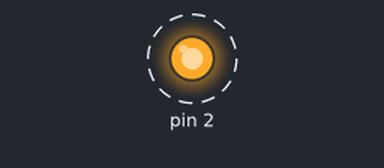
Recording of a sketch running on a simulated Arduino Uno, built with avr-gcc and run on an emulated ATmega328P. On the bench: output pins drawn as LEDs (lit = HIGH). Dashed ring = blinking. Pins used as bus, display or sensor lines are not drawn; what the sketch prints to the serial monitor is not drawn.

Above: at 0.2 s.
Timing chart, 0 to 3.0 s (numbered marks = the images above):
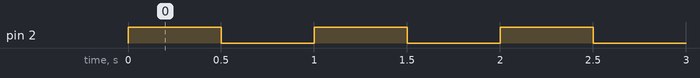

The sketch:

BlinkRedBlueStop.ino
```cpp
/*
  Blink
  Turns on an LED on for one second, then off for one second.

  This example has been modified to turn off after 5 blinks.

 */

// Variable used to shut off blinking cycle.
boolean bDone;

void setup() {
  // initialize the digital pin as an output.
  // Pin 13 has an LED connected on most Arduino boards:
  // Pin 0 on the Feather board is a red light.
  // Pin 2 on the Feather board is a blue light.
  pinMode(0, OUTPUT);
  pinMode(2, OUTPUT);

  // Start with blinking enabled.
  bDone = false;

  // Enable debug printing
  Serial.begin(115200);

  Serial.println("Setup complete.");
}

void loop() {

  if (!bDone) {
    for (int x=0; x<7; x++) {
      digitalWrite(0, LOW);   // set the LED on
      digitalWrite(2, HIGH);   // set the LED on
      delay(500);              // wait for a second
      digitalWrite(0, HIGH);    // set the LED off
      digitalWrite(2, LOW);   // set the LED on
      delay(500);              // wait for a second

    } // for x

    // Turn the blue light off
    digitalWrite(2, HIGH);   // set the LED on

    // stop blinking
    bDone = true;

  } // if !bDone

}
```

Measured:
- by itself, pin 2: alternates HIGH for 0.50 s and LOW for 0.50 s, 15 changes in all, then stays HIGH
